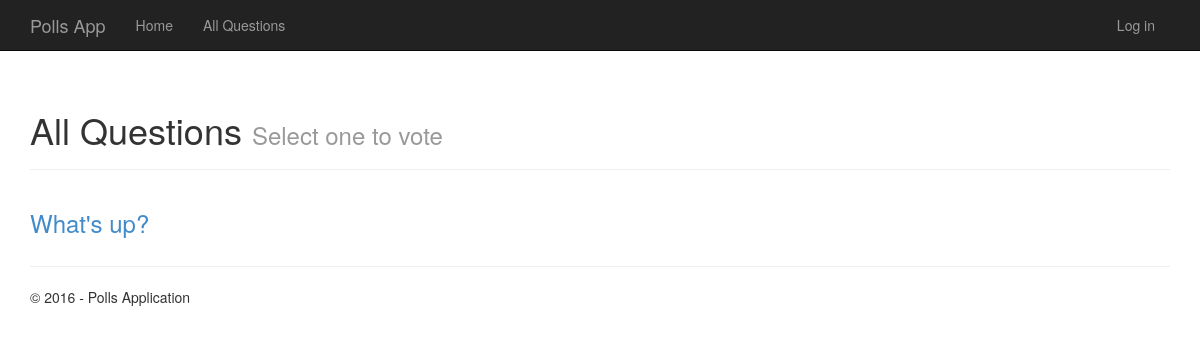
/polls/questions/, run on an earlier commit of the app's database.
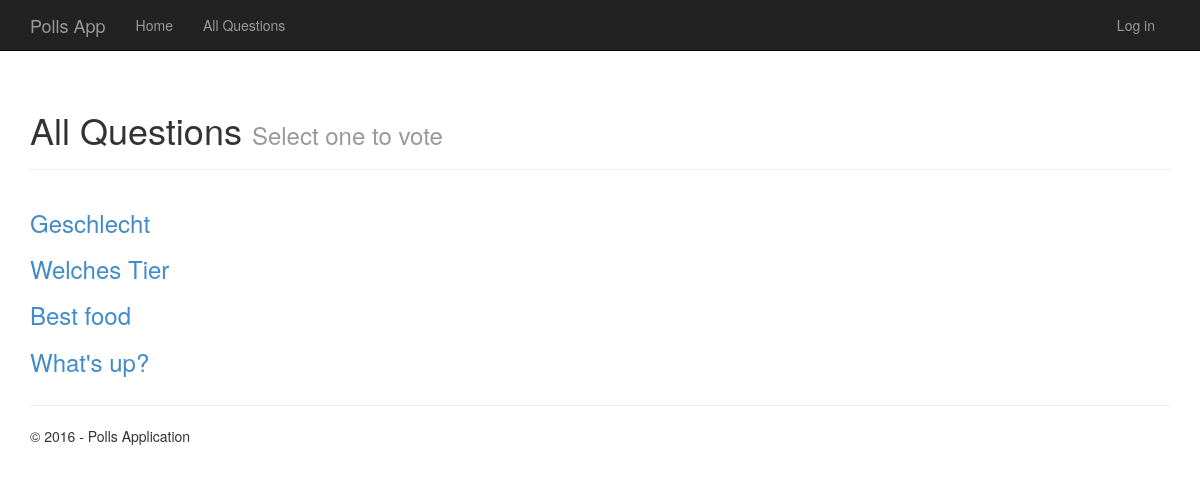
And on a later commit of the database.
### polls/models.py (models this page shows, shortened)
class Question(models.Model):
    question_text = models.CharField(max_length=200)
    pub_date = models.DateTimeField('date published')

### polls/views.py (the view)
def questions(request):
    question_list = Question.objects.order_by('-pub_date')
    return render(
        request,
        'polls/questions.html',
        {
            'question_list': question_list,
            'title':'All Questions',
            'year':datetime.now().year,
        })

### polls/templates/polls/questions.html
{% extends "polls/layout.html" %}
{% block content %}
<div class="page-header">
	<h1>All Questions <small>Select one to vote</small></h1>
</div>
<p class="lead">
    {% if question_list %}
    <div class="row">
        {% for question in question_list %}
        <div class="col-sm-12 col-md-12">
            <a href="{% url 'polls:detail' question.id %}">
                <div class="caption">
                    <h3>{{ question.question_text }}</h3>
                </div>
            </a>
        </div>
        {% endfor %}
    </div>
    {% else %}
<p>No polls are available.</p>
{% endif %}
</p>
{% endblock %}

What changed in the data, as far as the page shows it:
added Question: question_text "Geschlecht"
added Question: question_text "Welches Tier"
added Question: question_text "Best food"
